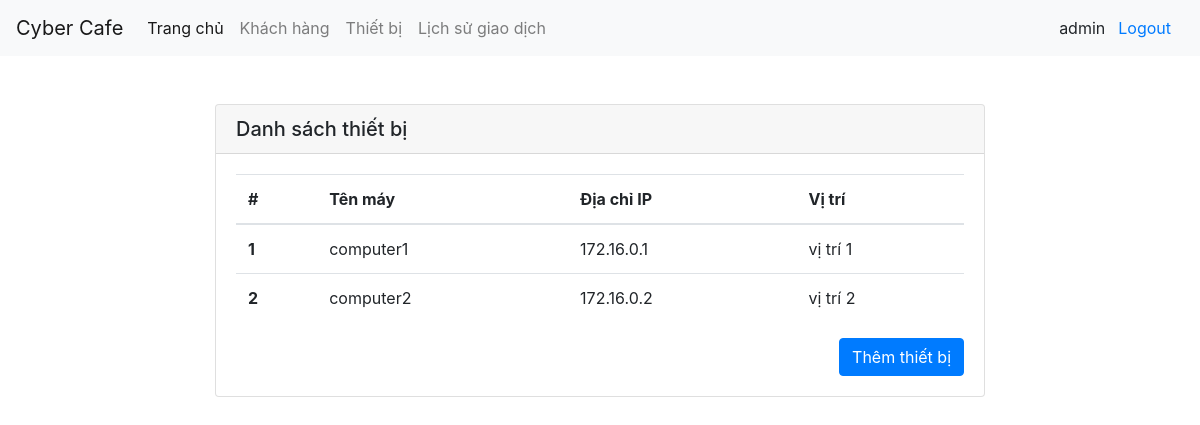
Screenshot of /computers (signed in) with the database file from the repository.
### net_shop/models.py (models this page shows)
class User(AbstractUser):
    phone = models.BigIntegerField(blank=True, null=True)

class Computer(models.Model):
    name = models.CharField(max_length=1000, blank=True, null=True)
    ip_address = models.CharField(max_length=100, blank=True)
    location = models.CharField(max_length=1000, blank=True, null=True)

### net_shop/views.py (the view)
# urls.py: path('computers', views.computer_list, name='computer_list'),
@login_required(login_url='/login/')
def computer_list(request):
    computers = Computer.objects.all()
    return render(request, 'computer_list.html', {'data': computers})

### net_shop/templates/computer_list.html
{% extends "base.html" %}
{% block content %}
    {% include "navigation.html" %}
    <div class="container mt-5 col-lg-8">
        <div class="card">
            <h5 class="card-header">Danh sách thiết bị</h5>
            <div class="card-body">
                <table class="table table-hover">
                    <thead>
                    <tr>
                        <th scope="col">#</th>
                        <th scope="col">Tên máy</th>
                        <th scope="col">Địa chỉ IP</th>
                        <th scope="col">Vị trí</th>
                    </tr>
                    </thead>
                    <tbody>
                    {% for computer in data %}
                        <tr>
                            <th>{{ computer.id }}</th>
                            <td>{{ computer.name }}</td>
                            <td>{{ computer.ip_address }}</td>
                            <td>{{ computer.location }}</td>
                        </tr>
                    {% endfor %}
                    </tbody>
                </table>
                <a href="/new_computer" class="btn btn-primary float-right">Thêm thiết bị</a>
            </div>
        </div>
    </div>
{% endblock %}

### net_shop/templates/navigation.html (shortened to what this page needs)
<nav class="navbar navbar-expand-lg navbar-light bg-light">
    <a class="navbar-brand" href="/">Cyber Cafe</a>
    <div class="collapse navbar-collapse" id="navbarNav">
        <ul class="navbar-nav">
            <li class="nav-item active">
                <a class="nav-link" href="/">Trang chủ<span class="sr-only">(current)</span></a>
            </li>
            <li class="nav-item">
                <a class="nav-link" href="/customers">Khách hàng</a>
            </li>
            <li class="nav-item">
                <a class="nav-link" href="/computers">Thiết bị</a>
            </li>
            <li class="nav-item">
                <a class="nav-link" href="/bills">Lịch sử giao dịch</a>
            </li>
        </ul>
    </div>
    <form class="form-inline">
        {{ user.username }}
        <button class="btn btn-outline-error my-2 my-sm-0" ><a href="/logout"> Logout </a></button>
    </form>
</nav>

### static/style.css (style rules this page uses)
html, body { height: 100%; }

### rows the page displays
User: username "admin"
Computer: id "1", name "computer1", ip_address "172.16.0.1", location "vị trí 1"
Computer: id "2", name "computer2", ip_address "172.16.0.2", location "vị trí 2"
